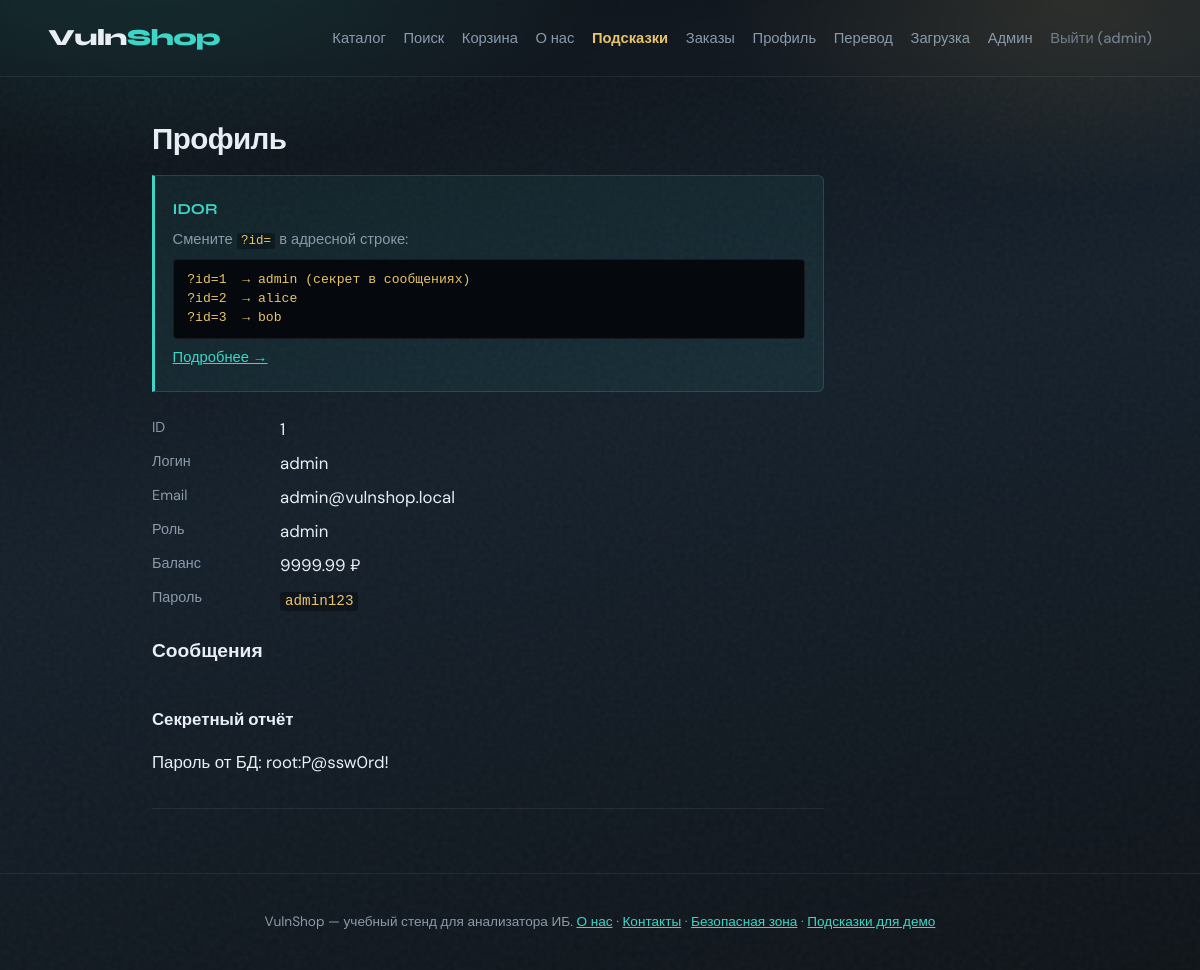
Screenshot of /profile (signed in) with the database file from the repository.
### tables this page shows
CREATE TABLE users (
            id INTEGER PRIMARY KEY AUTOINCREMENT,
            username TEXT UNIQUE NOT NULL,
            password TEXT NOT NULL,
            email TEXT,
            role TEXT DEFAULT 'user',
            balance REAL DEFAULT 0
        );

CREATE TABLE messages (
            id INTEGER PRIMARY KEY AUTOINCREMENT,
            user_id INTEGER,
            subject TEXT,
            body TEXT,
            created_at DATETIME DEFAULT CURRENT_TIMESTAMP
        );

### files/app.py (the view)
@app.route("/profile")
@login_required
def profile():
    user_id = request.args.get("id", session["user_id"])
    db = get_db()
    user = db.execute("SELECT * FROM users WHERE id = ?", (user_id,)).fetchone()
    if not user:
        return "Пользователь не найден", 404
    messages = db.execute(
        "SELECT * FROM messages WHERE user_id = ?", (user_id,)
    ).fetchall()
    return render_template("profile.html", user=user, messages=messages)

### files/app.py (called while the page is built)
def get_db():
    if "db" not in g:
        g.db = sqlite3.connect(DATABASE)
        g.db.row_factory = sqlite3.Row
        g.db.create_function("SLEEP", 1, _sqlite_sleep)
    return g.db

def login_required(f):
    @wraps(f)
    def decorated(*args, **kwargs):
        if "user_id" not in session:
            return redirect(url_for("login"))
        return f(*args, **kwargs)
    return decorated

@app.after_request
def add_insecure_api_headers(resp):
    if request.path.startswith("/api/"):
        resp.headers["Access-Control-Allow-Origin"] = "*"
        resp.headers["Access-Control-Allow-Credentials"] = "true"
        resp.headers["Access-Control-Allow-Headers"] = "Authorization, Content-Type"
        resp.headers["Access-Control-Allow-Methods"] = "GET, POST, PUT, DELETE, OPTIONS"
    return resp

### templates/profile.html (shortened to what this page needs)
{% extends "base.html" %}
{% block content %}
<section class="form-page form-page-wide">
  <h1>Профиль</h1>
  <div class="hint-box">
    <p class="hint-box-title">IDOR</p>
    <p>Смените <code>?id=</code> в адресной строке:</p>
    <pre class="payload">?id=1  → admin (секрет в сообщениях)
?id=2  → alice
?id=3  → bob</pre>
    <p><a href="{{ url_for('hints') }}#idor">Подробнее →</a></p>
  </div>
  <dl class="profile-grid">
    <dt>ID</dt><dd>{{ user.id }}</dd>
    <dt>Логин</dt><dd>{{ user.username }}</dd>
    <dt>Email</dt><dd>{{ user.email }}</dd>
    <dt>Роль</dt><dd>{{ user.role }}</dd>
    <dt>Баланс</dt><dd>{{ "%.2f"|format(user.balance) }} ₽</dd>
    <dt>Пароль</dt><dd><code>{{ user.password }}</code></dd>
  </dl>
  <h2>Сообщения</h2>
  <ul class="message-list">
    {% for m in messages %}
    <li>
      <strong>{{ m.subject }}</strong>
      <p>{{ m.body }}</p>
    </li>
    {% else %}
    <li class="muted">Нет сообщений.</li>
    {% endfor %}
  </ul>
</section>
{% endblock %}

### static/style.css (style rules this page uses)
:root { --bg: #0f1419; --bg-elevated: #1a222c; --ink: #e8eef4; --muted: #8b9aab; --accent: #3dd6c6; --accent-dim: #2a9d8f; --warn: #e9c46a; --danger: #e76f51; --ok: #52b788; --line: rgba(232, 238, 244, 0.08); --font-display: "Syne", sans-serif; --font-body: "DM Sans", sans-serif; }
*, *::before, *::after { box-sizing: border-box; }
html { scroll-behavior: smooth; }
body { margin: 0; min-height: 100vh; font-family: var(--font-body); font-size: 1.05rem; line-height: 1.55; color: var(--ink); background: radial-gradient(ellipse 80% 50% at 10% -10%, rgba(61, 214, 198, 0.18), transparent 55%), radial-gradient(ellipse 60% 40% at 90% 0%, rgba(233, 196, 106, 0.12), transparent 50%), linear-gradient(165deg, #0c1015 0%, #15202b 45%, #0f1419 100%); background-attachment: fixed; }
.hero h1, .form-page h1, .product-detail h1 { font-family: var(--font-display); font-weight: 700; font-size: clamp(1.4rem, 3vw, 1.85rem); letter-spacing: -0.02em; margin: 0 0 0.75rem; }
.catalog h2, .comments h2, .lab-hints h2, .form-page h2 { font-family: var(--font-display); font-size: 1.2rem; margin: 0 0 1rem; }
.form-page { max-width: 36rem; animation: rise 0.45s ease-out; }
.form-page-wide { max-width: 42rem; }
.hint-box { font-size: 0.92rem; color: var(--muted); padding: 1rem 1.1rem; margin-bottom: 1.25rem; background: rgba(61, 214, 198, 0.07); border: 1px solid rgba(61, 214, 198, 0.2); border-left: 3px solid var(--accent); border-radius: 0 6px 6px 0; }
.hint-box-title { font-family: var(--font-display); font-weight: 700; font-size: 0.95rem; color: var(--accent); margin: 0 0 0.5rem; }
.hint-box p { margin: 0.4rem 0; }
.hint-box a { color: var(--accent); }
.hint code, .hint-box code, .accounts code, dd code { font-size: 0.85em; color: var(--warn); background: rgba(0, 0, 0, 0.35); padding: 0.1em 0.35em; border-radius: 3px; }
pre.payload { margin: 0.45rem 0; padding: 0.65rem 0.85rem; background: #05080c; border: 1px solid var(--line); border-radius: 4px; font-size: 0.82rem; line-height: 1.45; color: var(--warn); overflow-x: auto; white-space: pre-wrap; word-break: break-all; }
.comment-list, .message-list, .file-list { list-style: none; margin: 1.5rem 0 0; padding: 0; }
.comment-list li, .message-list li { padding: 1rem 0; border-bottom: 1px solid var(--line); }
.profile-grid { display: grid; grid-template-columns: 7rem 1fr; gap: 0.5rem 1rem; margin: 1.5rem 0; }
.profile-grid dt { color: var(--muted); font-size: 0.9rem; }
.profile-grid dd { margin: 0; }

### rows the page displays
users: id "1", username "admin", email "admin@vulnshop.local", role "admin", balance "9999.99", password "admin123"
messages: subject "Секретный отчёт", body "Пароль от БД: root:P@ssw0rd!"

### other values shown
{{ session.username }} "admin"
